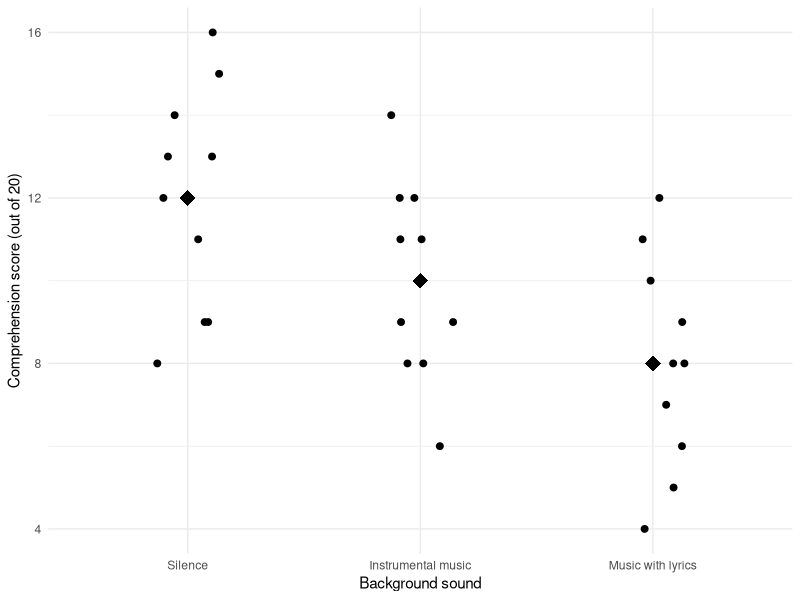
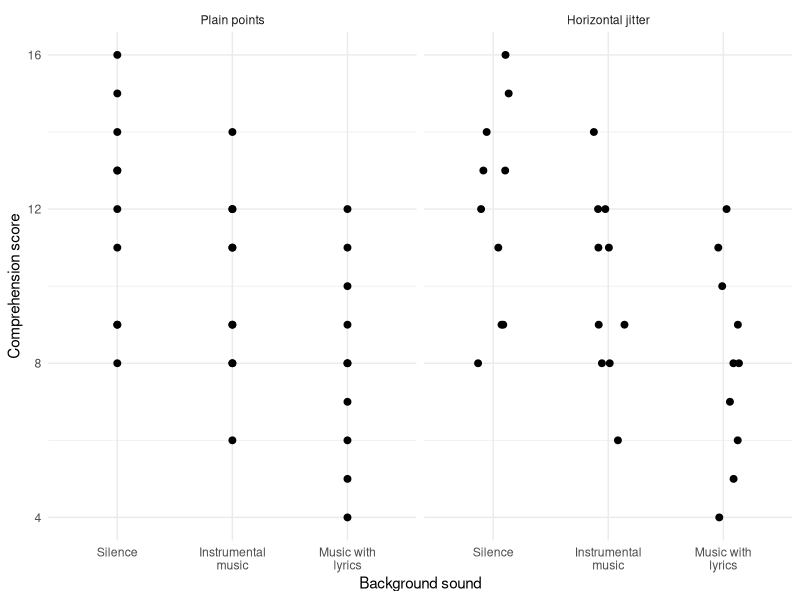
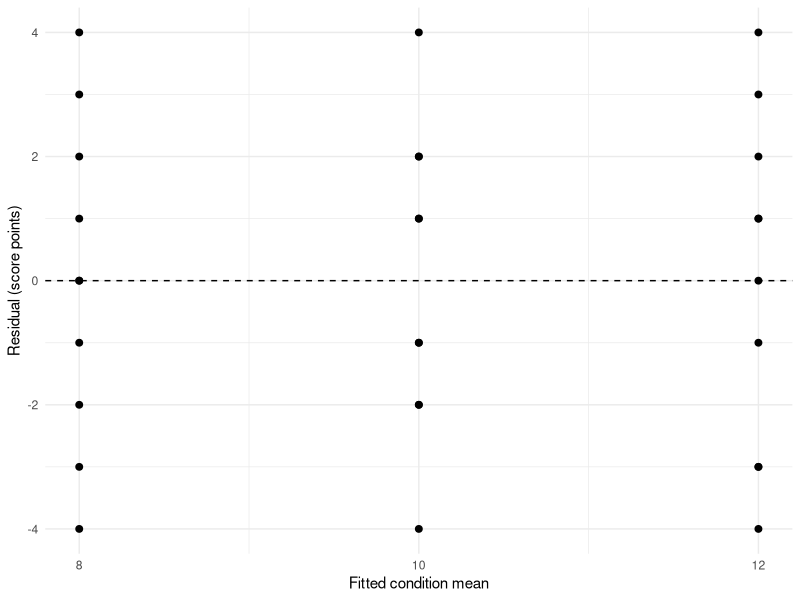
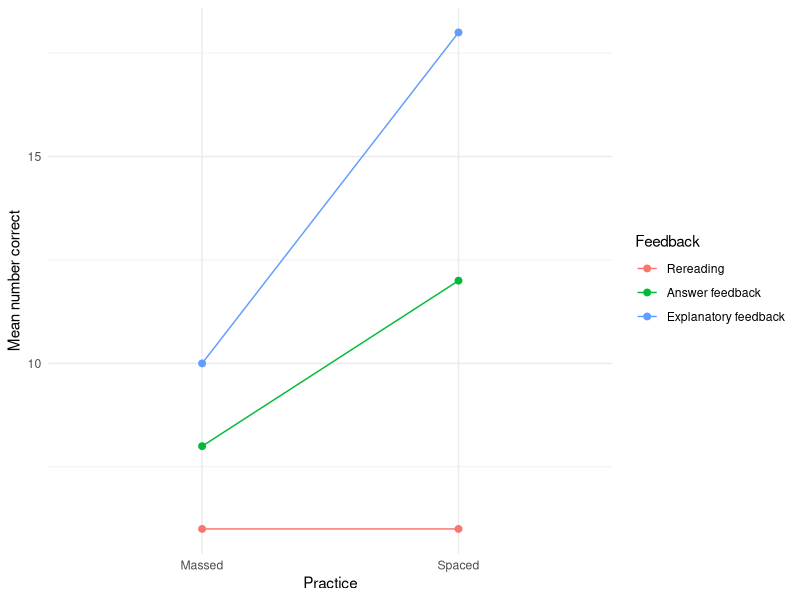
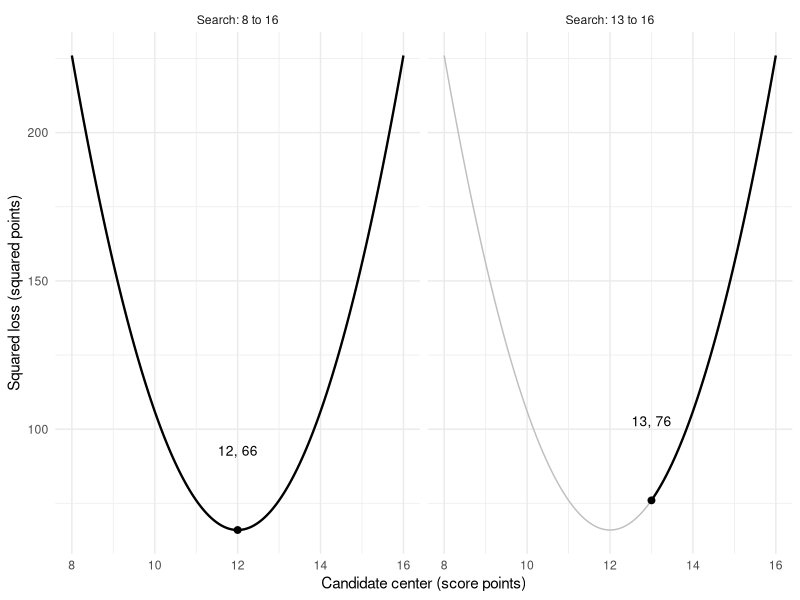
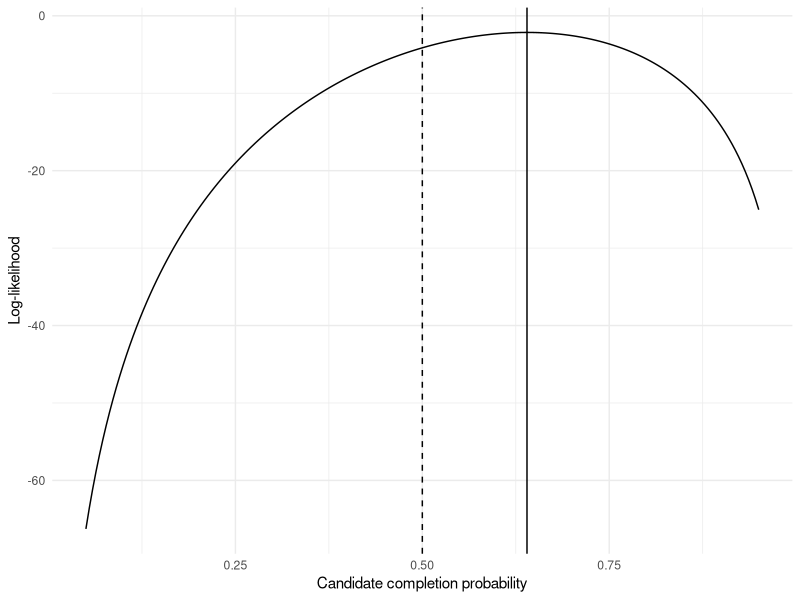
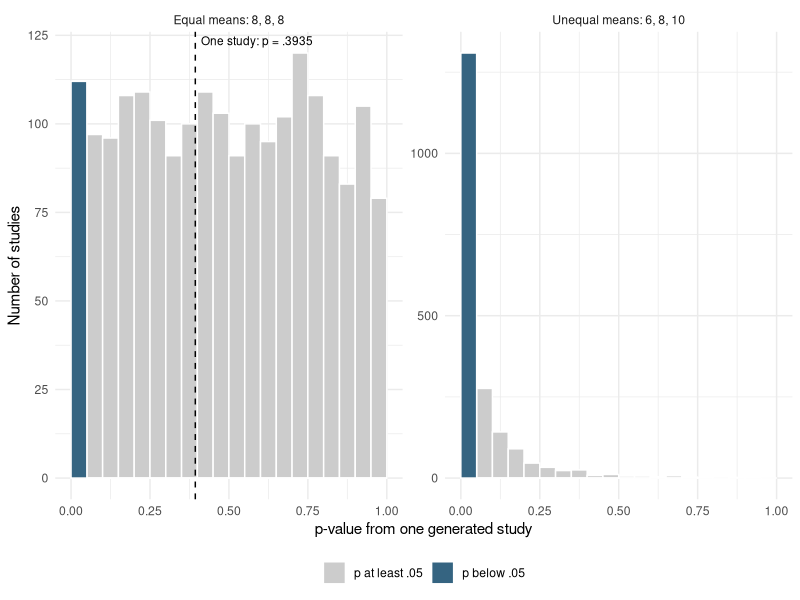
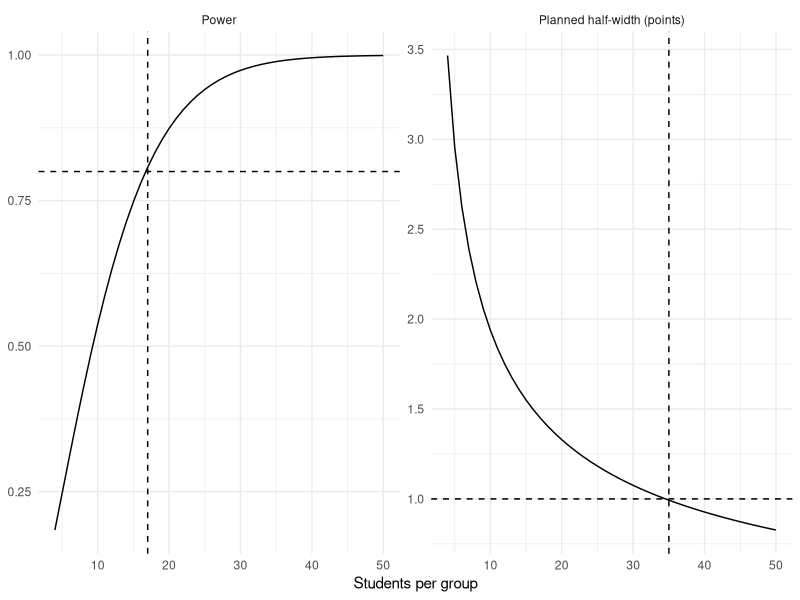

These charts were generated, in order, by the following R code:
## ---- chunk 1
#| label: setup
#| include: false
knitr::opts_chunk$set(echo = TRUE, warning = FALSE, message = FALSE,
                     collapse = TRUE, comment = "#>")
if (knitr::is_latex_output()) knitr::opts_chunk$set(dev = "cairo_pdf")
options(digits = 10, width = 65, show.signif.stars = FALSE)
## ---- chunk 2
#| label: ch06-sound-setup
#| include: false
sound_data <- data.frame(
  sound = factor(rep(c("Silence", "Instrumental music",
    "Music with lyrics"), each = 10),
    levels = c("Silence", "Instrumental music",
      "Music with lyrics")),
  score = c(8, 9, 9, 11, 12, 13, 13, 14, 15, 16,
    6, 8, 8, 9, 9, 11, 11, 12, 12, 14,
    4, 5, 6, 7, 8, 8, 9, 10, 11, 12))
## ---- chunk 3
#| label: ch06-sound-summary
table(sound_data$sound)
with(sound_data, tapply(score, sound, mean))
with(sound_data, tapply(score, sound, sd))
## ---- chunk 4
#| label: fig-ch06-sound-groups
#| echo: false
#| fig-width: 6.4
#| fig-height: 3.5
#| fig-cap: "Individual comprehension scores and their three condition means."
#| fig-alt: "Ten scores in each of Silence, Instrumental music and Music with lyrics, spread slightly sideways so that tied scores stay visible, lie around means 12, 10 and 8. Larger diamonds mark the means; the three spreads are similar."
library(ggplot2)
set.seed(12345)
group_means <- aggregate(score ~ sound, sound_data, mean)
p <- ggplot(sound_data, aes(sound, score))
p + geom_jitter(width = 0.15, height = 0, size = 2) +
  geom_point(data = group_means, shape = 18, size = 5,
    colour = "black") +
  labs(x = "Background sound",
    y = "Comprehension score (out of 20)") +
  theme_minimal(base_size = 11)
## ---- chunk 5
#| label: ch06-indicator-fit
indicator_fit <- lm(score ~ sound, data = sound_data)
coef(indicator_fit)
## ---- chunk 6
#| label: ch06-oneway-fit
one_fit <- aov(score ~ sound, data = sound_data)
anova(one_fit)
## ---- chunk 7
#| label: fig-ch06-plot-choices
#| echo: false
#| fig-width: 6.4
#| fig-height: 3.4
#| fig-cap: "The same thirty scores, with and without horizontal displacement of tied points."
#| fig-alt: "Plain points show 23 distinct locations for 30 students. Horizontal jitter separates tied observations but leaves their vertical scores unchanged. Both panels retain the same three conditions and score scale."
plot_data <- rbind(transform(sound_data, view = "Plain points"),
  transform(sound_data, view = "Horizontal jitter"))
plot_data$view <- factor(plot_data$view,
  levels = c("Plain points", "Horizontal jitter"))
set.seed(12345)
ggplot(plot_data, aes(sound, score)) +
  geom_point(data = subset(plot_data, view == "Plain points"), size = 2) +
  geom_jitter(data = subset(plot_data, view == "Horizontal jitter"),
    width = .15, height = 0, size = 2) +
  facet_wrap(~ view) +
  scale_x_discrete(labels = c("Silence", "Instrumental\nmusic", "Music with\nlyrics")) +
  labs(x = "Background sound", y = "Comprehension score") +
  theme_minimal(base_size = 11)
## ---- chunk 8
#| label: ch06-bonferroni
#| include: false
mse <- deviance(one_fit) / df.residual(one_fit)
means <- with(sound_data, tapply(score, sound, mean))
estimate <- c(Instrumental = unname(means[2] - means[1]),
  Lyrics = unname(means[3] - means[1]))
se <- sqrt(mse * (1/10 + 1/10))
critical <- qt(1 - .05/(2*2), df.residual(one_fit))
raw_p <- 2 * pt(-abs(estimate/se), df.residual(one_fit))
cbind(estimate, SE = se, lower = estimate-critical*se,
  upper = estimate+critical*se,
  adjusted_p = p.adjust(raw_p, method = "bonferroni"))
## ---- chunk 9
#| label: ch06-tukey
TukeyHSD(one_fit, "sound", conf.level = .95)
## ---- chunk 10
#| label: fig-ch06-residuals
#| echo: false
#| fig-width: 6.1
#| fig-height: 3.0
#| fig-cap: "Centering scores on their fitted condition means exposes the residual spreads."
#| fig-alt: "Residuals form three vertical strips at fitted means 8, 10 and 12. Each spans minus 4 to 4; tied residuals overlap. A horizontal zero line marks the fitted mean in each condition."
residual_data <- data.frame(fitted = fitted(one_fit),
  residual = resid(one_fit))
ggplot(residual_data, aes(fitted, residual)) + geom_point(size = 2) +
  geom_hline(yintercept = 0, linetype = 2) +
  scale_x_continuous(breaks = c(8, 10, 12)) +
  labs(x = "Fitted condition mean", y = "Residual (score points)") +
  theme_minimal(base_size = 11)
## ---- chunk 11
#| label: ch06-welch-oneway
oneway.test(score ~ sound, data = sound_data)
## ---- chunk 12
#| label: ch06-feedback-setup
#| include: false
feedback_data <- data.frame(
  student = 1:24,
  feedback = factor(rep(c("Rereading", "Answer feedback",
    "Explanatory feedback"), each = 8),
    levels = c("Rereading", "Answer feedback",
      "Explanatory feedback")),
  practice = factor(rep(rep(c("Massed", "Spaced"),
    each = 4), 3), levels = c("Massed", "Spaced")),
  score = c(4,5,7,8, 4,5,7,8, 6,7,9,10, 10,11,13,14,
    8,9,11,12, 16,17,19,20))
## ---- chunk 13
#| label: ch06-cell-summaries
with(feedback_data, table(feedback, practice))
cell_mean <- with(feedback_data,
  tapply(score, list(feedback, practice), mean))
cell_mean
## ---- chunk 14
#| label: fig-ch06-feedback-interaction
#| echo: false
#| fig-pos: "!ht"
#| fig-width: 6.4
#| fig-height: 3.6
#| fig-cap: "The practice difference depends on feedback."
#| fig-alt: "Rereading joins 6 to 6, Answer feedback joins 8 to 12, and Explanatory feedback joins 10 to 18 from Massed to Spaced. The lines have different slopes."
cell_plot <- aggregate(score ~ feedback + practice,
  feedback_data, mean)
ggplot(cell_plot, aes(practice, score, colour = feedback,
  group = feedback)) + geom_line() + geom_point(size = 2) +
  labs(x = "Practice", y = "Mean number correct",
    colour = "Feedback") +
  theme_minimal(base_size = 11)
## ---- chunk 15
#| label: ch06-nested-f
additive_fit <- lm(score ~ feedback + practice, data = feedback_data)
full_fit <- lm(score ~ feedback * practice, data = feedback_data)
coef(additive_fit)
anova(additive_fit, full_fit)
## ---- chunk 16
#| label: ch06-factorial-fit
two_fit <- aov(score ~ feedback * practice, data = feedback_data)
anova(two_fit)
## ---- chunk 17
#| label: ch06-selected-interaction
#| include: false
dd <- (cell_mean["Answer feedback", "Spaced"] -
  cell_mean["Answer feedback", "Massed"]) -
  (cell_mean["Rereading", "Spaced"] -
  cell_mean["Rereading", "Massed"])
mse_two <- deviance(two_fit) / df.residual(two_fit)
se_dd <- sqrt(mse_two * 4/4)
c(estimate = dd, SE = se_dd)
dd + c(-1, 1) * qt(.975, 18) * se_dd
dd + c(-1, 1) * sqrt(2 * qf(.95, 2, 18)) * se_dd
## ---- chunk 18
#| label: ch06-one-proportion
one_prop <- prop.test(32, 50, p = .5, correct = FALSE)
one_prop$estimate
one_prop$statistic
one_prop$p.value
one_prop$conf.int
## ---- chunk 19
#| label: ch06-two-way-counts
#| include: false
counts <- matrix(c(32, 18, 18, 32), nrow = 2,
  byrow = TRUE,
  dimnames = list(Format = c("Online", "In person"),
    Result = c("Completed", "Not completed")))
prop.table(counts, margin = 1)
count_test <- chisq.test(counts, correct = FALSE)
count_test$expected
count_test$statistic
count_test$p.value
count_test$residuals
## ---- chunk 20
#| label: ch06-show-counts
prop.table(counts, margin = 1)
chisq.test(counts, correct = FALSE)
## ---- chunk 21
#| label: ch06-scalar-squared-loss
silence <- subset(sound_data, sound == "Silence")$score
loss <- function(center) sum((silence - center)^2)
mean_fit <- optimize(loss, interval = range(silence))
c(center = mean_fit$minimum, squared_loss = mean_fit$objective)
## ---- chunk 22
#| label: fig-ch06-loss-search
#| echo: false
#| fig-pos: "!ht"
#| fig-width: 6.4
#| fig-height: 3.2
#| fig-cap: "The search interval changes the permitted answer, while the data and squared-loss curve stay fixed."
#| fig-alt: "The same bowl-shaped squared-loss curve appears in two panels. Searching centers from 8 to 16 gives the minimum at 12 with loss 66. Restricting the search to 13 through 16 excludes that point and gives an endpoint minimum at 13 with loss 76. Gray shows the excluded part of the same curve."
silence <- c(8, 9, 9, 11, 12, 13, 13, 14, 15, 16)
loss <- function(center) sum((silence - center)^2)
centers <- seq(8, 16, length.out = 161)
intervals <- c("Search: 8 to 16", "Search: 13 to 16")
curve <- data.frame(center = rep(centers, 2),
  loss = rep(sapply(centers, loss), 2),
  interval = factor(rep(intervals, each = length(centers)), levels = intervals))
allowed <- subset(curve, interval == intervals[1] | center >= 13)
best <- data.frame(center = c(12, 13), loss = c(66, 76),
  interval = factor(intervals, levels = intervals), label = c("12, 66", "13, 76"))
ggplot(curve, aes(center, loss)) + geom_line(color = "grey75") +
  geom_line(data = allowed, linewidth = .8) +
  geom_point(data = best, size = 2) +
  geom_text(data = best, aes(label = label), nudge_y = 25, vjust = 0, size = 3.5) +
  facet_wrap(~ interval) +
  labs(x = "Candidate center (score points)", y = "Squared loss (squared points)") +
  theme_minimal(base_size = 11)
## ---- chunk 23
#| label: ch06-scalar-binomial-mle
negative_loglik <- function(p) {
  -dbinom(32, size = 50, prob = p, log = TRUE)
}
likelihood_fit <- optimize(negative_loglik, interval = c(0, 1))
c(numerical = likelihood_fit$minimum, analytic = 32/50,
  negative_loglik = likelihood_fit$objective)
negative_loglik(.5)
## ---- chunk 24
#| label: fig-ch06-likelihood
#| echo: false
#| fig-pos: "!ht"
#| fig-width: 6.1
#| fig-height: 3.4
#| fig-cap: "The binomial log-likelihood is largest at the observed proportion."
#| fig-alt: "For 32 successes in 50 fixed trials, the log-likelihood curve peaks at candidate probability .64. A dashed line at .5 intersects the curve at a lower value."
likelihood_grid <- data.frame(p = seq(.05, .95, length.out = 200))
likelihood_grid$loglik <- dbinom(32, size = 50,
  prob = likelihood_grid$p, log = TRUE)
ggplot(likelihood_grid, aes(p, loglik)) + geom_line() +
  geom_vline(xintercept = .64) +
  geom_vline(xintercept = .5, linetype = 2) +
  labs(x = "Candidate completion probability", y = "Log-likelihood") +
  theme_minimal(base_size = 11)
## ---- chunk 25
#| label: ch06-one-generated-anova
set.seed(60630)
n_per_group <- 4
sim_group <- factor(rep(1:3, each = n_per_group))
sim_score <- rnorm(3*n_per_group,
  mean = rep(c(8, 8, 8), each = n_per_group), sd = sqrt(10/3))
anova(lm(sim_score ~ sim_group))
## ---- chunk 26
#| label: fig-ch06-repeated-studies
#| echo: false
#| fig-pos: "H"
#| fig-width: 6.4
#| fig-height: 2.8
#| fig-cap: "One study contributes one p-value to the repeated results. The shaded first bin contains p-values below .05; the panels use different count scales."
#| fig-alt: "Histograms show 2,000 p-values from four students per group under equal means and unequal means. The first bin contains 112 null rejections and 1,309 alternative rejections. A vertical line at .3935 marks the first generated null study's p-value."
one_anova_p <- function(n, means, sigma) {
  group <- factor(rep(1:3, each = n))
  score <- rnorm(3*n, mean = rep(means, each = n), sd = sigma)
  anova(lm(score ~ group))[1, "Pr(>F)"]
}
set.seed(60630)
B <- 2000
results <- data.frame(n = c(4, 12), type1 = NA_real_, power = NA_real_)
for (j in 1:nrow(results)) {
  n <- results$n[j]
  null_p <- replicate(B, one_anova_p(n, c(8, 8, 8), sqrt(10/3)))
  alternative_p <- replicate(B, one_anova_p(n, c(6, 8, 10), sqrt(10/3)))
  results$type1[j] <- mean(null_p < .05)
  results$power[j] <- mean(alternative_p < .05)
  if (j == 1) first_p <- data.frame(p = c(null_p, alternative_p),
    model = factor(rep(c("Equal means: 8, 8, 8", "Unequal means: 6, 8, 10"),
      each = B), levels = c("Equal means: 8, 8, 8", "Unequal means: 6, 8, 10")))
}
wide_null <- replicate(B, one_anova_p(4, c(8, 8, 8), 2*sqrt(10/3)))
wide_alt <- replicate(B, one_anova_p(4, c(6, 8, 10), 2*sqrt(10/3)))
wide_rates <- c(type1 = mean(wide_null < .05), power = mean(wide_alt < .05))
stopifnot(identical(results$type1, c(.056, .05)),
  identical(results$power, c(.6545, .999)),
  isTRUE(all.equal(unname(wide_rates), c(.0525, .2165))))
first_p$decision <- factor(first_p$p < .05, levels = c(FALSE, TRUE),
  labels = c("p at least .05", "p below .05"))
one_study <- data.frame(p = .3935,
  model = factor("Equal means: 8, 8, 8", levels = levels(first_p$model)))
ggplot(first_p, aes(p, fill = decision)) +
  geom_histogram(binwidth = .05, boundary = 0, color = "white") +
  geom_vline(data = one_study, aes(xintercept = p), linetype = 2) +
  geom_text(data = one_study, aes(x = p, y = Inf, label = "One study: p = .3935"),
    inherit.aes = FALSE, hjust = -.05, vjust = 1.5, size = 3) +
  facet_wrap(~ model, scales = "free_y") +
  scale_fill_manual(values = c("grey80", "#356481"), name = NULL) +
  labs(x = "p-value from one generated study", y = "Number of studies") +
  theme_minimal(base_size = 11) + theme(legend.position = "bottom")
## ---- chunk 27
#| label: ch06-contrast-power
#| include: false
contrast_power <- function(n, delta = 2, sigma = sqrt(10/3)) {
  df <- 3*(n-1)
  critical <- qt(1 - .05/(2*2), df)
  ncp <- delta / (sigma * sqrt(2/n))
  pt(-critical, df, ncp = ncp) +
    pt(critical, df, ncp = ncp, lower.tail = FALSE)
}
round(c(n16 = contrast_power(16), n17 = contrast_power(17)), 4)
## ---- chunk 28
#| label: fig-ch06-planning
#| echo: false
#| fig-width: 6.4
#| fig-height: 2.7
#| fig-cap: "Power and planned interval width impose different sample-size targets."
#| fig-alt: "For the same two-comparison three-group procedure, power rises above .8 at 17 students per group. Planned simultaneous interval half-width falls below one point at 35 students per group."
n_grid <- 4:50
powers <- sapply(n_grid, contrast_power)
half_width <- qt(1-.05/(2*2), 3*(n_grid-1)) *
  sqrt(2*(10/3)/n_grid)
panel <- c("Power", "Planned half-width (points)")
planning <- data.frame(n = rep(n_grid, 2),
  value = c(powers, half_width),
  target = factor(rep(panel, each = length(n_grid)), levels = panel))
targets <- data.frame(target = factor(panel, levels = panel),
  value = c(.8, 1), n = c(17, 35))
ggplot(planning, aes(n, value)) + geom_line() +
  geom_hline(aes(yintercept = value), data = targets, linetype = 2) +
  geom_vline(aes(xintercept = n), data = targets, linetype = 2) +
  facet_wrap(~ target, scales = "free_y") +
  labs(x = "Students per group", y = NULL) +
  theme_minimal(base_size = 11)
## ---- chunk 29
#| label: ch06-anchor-check
#| include: false
local({
  near <- function(x, expected, tolerance = 5e-5) {
    stopifnot(length(x) == length(expected),
      all(abs(as.numeric(x) - expected) < tolerance))
  }
  one <- lm(score ~ 1, data = sound_data)
  group <- lm(score ~ sound, data = sound_data)
  near(c(deviance(one), df.residual(one), deviance(group),
    df.residual(group), anova(one, group)$F[2]), c(258,29,178,27,6.0674))
  se <- sqrt((178/27)*2/10)
  mult <- c(qt(.975,27), qt(1-.05/4,27),
    qtukey(.95,3,27)/sqrt(2), sqrt(2*qf(.95,2,27)))
  near(mult, c(2.0518,2.3734,2.4794,2.5900))
  near(-2-mult*se, c(-4.3561,-4.7253,-4.8470,-4.9740))
  near(-2+mult*se, c(.3561,.7253,.8470,.9740))
  fits <- list(lm(score~1,feedback_data), lm(score~feedback,feedback_data),
    lm(score~feedback+practice,feedback_data),
    lm(score~feedback*practice,feedback_data))
  near(sapply(fits,deviance),c(476,220,124,60))
  near(sapply(fits,df.residual),c(23,21,20,18))
  near(anova(fits[[3]],fits[[4]])$F[2],9.6)
  fewer <- subset(feedback_data,
    !(feedback=="Explanatory feedback" & score>=19))
  near(anova(lm(score~feedback*practice,fewer))$`Sum Sq`,
    c(139.7576,52.0833,36.25,50.5))
  near(anova(lm(score~practice*feedback,fewer))$`Sum Sq`,
    c(34.0909,157.75,36.25,50.5))
  near(anova(lm(score~feedback+practice,fewer),
    lm(score~feedback*practice,fewer))$F[2],5.7426)
  near(4+c(-1,1)*qt(.975,18)*sqrt(10/3),c(.1643,7.8357))
  near(4+c(-1,1)*sqrt(2*qf(.95,2,18))*sqrt(10/3),c(-.8680,8.8680))
  alone <- function(n) {
    df <- 3*(n-1); critical <- qt(.975,df); ncp <- 2/sqrt((10/3)*2/n)
    pt(-critical,df,ncp=ncp)+pt(critical,df,ncp=ncp,lower.tail=FALSE)
  }
  near(alone(14),.8068)
  stopifnot(alone(13)<.8, contrast_power(16)<.8, contrast_power(17)>.8)
  near(prop.test(c(32,18),c(50,50),correct=FALSE)$conf.int,
    c(.0918,.4682))
  near(-dbinom(32,50,.64,log=TRUE),2.1465)
})
